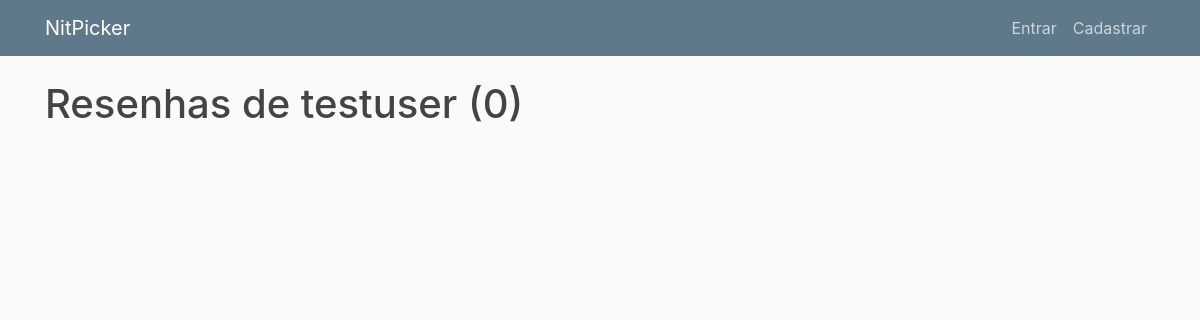
Page /user/testuser on the earlier database version.
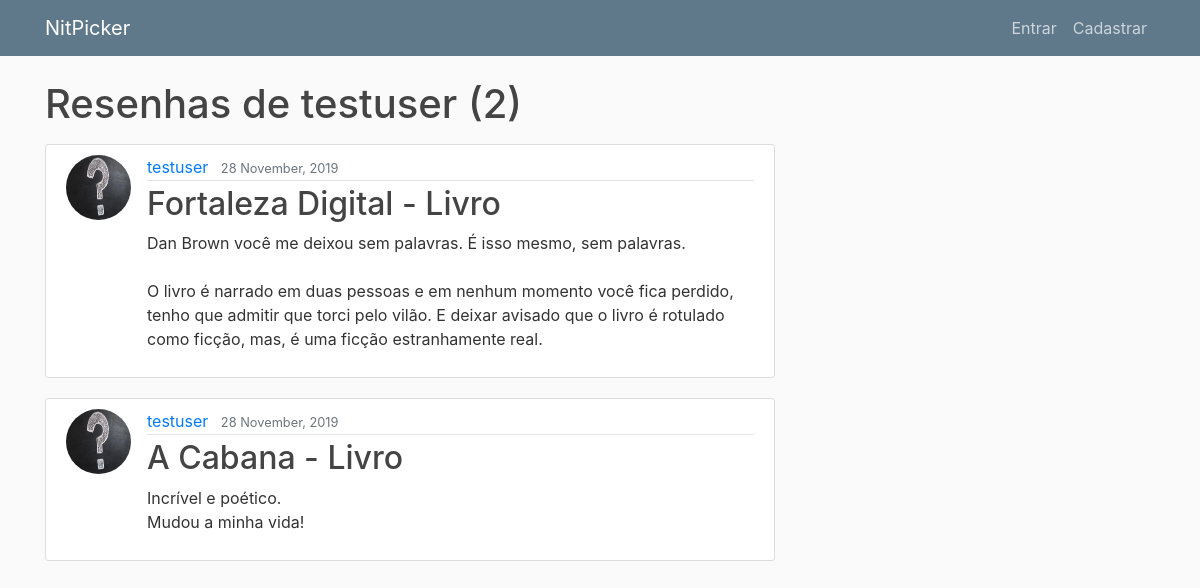
Same page on the later database version.
### blog/models.py (models this page shows, shortened)
class Post(models.Model):
    title = models.CharField(max_length=100)
    content = models.TextField()
    Midia = models.CharField(max_length=100)
    date_posted = models.DateTimeField(default=timezone.now)
    author = models.ForeignKey(User, on_delete=models.CASCADE)

### users/models.py (models this page shows, shortened)
class Profile(models.Model):
    user = models.OneToOneField(User, on_delete=models.CASCADE)
    image = models.ImageField(default='default.jpg', upload_to='profile_pics')

### blog/views.py (the view)
# urls.py: path('user/<str:username>', UserPostListView.as_view(), name='user-posts'),
class UserPostListView(ListView):
    model = Post
    template_name = 'blog/user_posts.html'  # <app>/<model>_<viewtype>.html
    context_object_name = 'posts'
    paginate_by = 5
    def get_queryset(self):
        user = get_object_or_404(User, username=self.kwargs.get('username'))
        return Post.objects.filter(author=user).order_by('-date_posted')

### blog/templates/blog/user_posts.html (shortened to what this page needs)
{% extends "blog/base.html" %}
{% block content %}
    <h1 class="mb-3">Resenhas de {{ view.kwargs.username }} ({{ page_obj.paginator.count }})</h1>
    {% for post in posts %}
        <article class="media content-section">
          <img class="rounded-circle article-img" src="{{ post.author.profile.image.url }}">
          <div class="media-body">
            <div class="article-metadata">
              <a class="mr-2" href="{% url 'user-posts' post.author.username %}">{{ post.author }}</a>
              <small class="text-muted">{{ post.date_posted|date:"d F, Y" }}</small>
            </div>
            <h2><a class="article-title" href="{% url 'post-detail' post.id %}">{{ post.title }} - {{post.Midia}}</a></h2>
            <p class="article-content">{{ post.content }}</p>
          </div>
        </article>
    {% endfor %}
{% endblock content %}

### blog/templates/blog/base.html (shortened to what this page needs)
{% load static %}
<!DOCTYPE html>
<html>
<head>
	<link rel="stylesheet" href="https://maxcdn.bootstrapcdn.com/bootstrap/4.0.0/css/bootstrap.min.css">
    <link rel="stylesheet" type="text/css" href="{% static 'blog/main.css' %}">
</head>
<body>
	<header class="site-header">
		<nav class="navbar navbar-expand-md navbar-dark bg-steel fixed-top">
			<div class="container">
				<a class="navbar-brand mr-4" href="/">NitPicker</a>
				<div class="collapse navbar-collapse" id="navbarToggle">
					<div class="navbar-nav">
						{% if user.is_authenticated %}
						<a class="nav-item nav-link" href="{% url 'logout' %}">Sair</a>
						{% else %}
						<a class="nav-item nav-link" href="{% url 'login' %}">Entrar</a>
						<a class="nav-item nav-link" href="{% url 'register' %}">Cadastrar</a>
						{% endif %}
					</div>
				</div>
			</div>
		</nav>
	</header>
	<main role="main" class="container">
		<div class="row">
			<div class="col-md-8">
				{% block content %}{% endblock %}
			</div>
		</div>
	</main>
</body>
</html>

### blog/static/blog/main.css (style rules this page uses)
body { background: #fafafa; color: #333333; margin-top: 5rem; }
h1, h2, h3, h4, h5, h6 { color: #444444; }
.bg-steel { background-color: #5f788a; }
.site-header .navbar-nav .nav-link { color: #cbd5db; }
.content-section { background: #ffffff; padding: 10px 20px; border: 1px solid #dddddd; border-radius: 3px; margin-bottom: 20px; }
.article-title { color: #444444; }
.article-content { white-space: pre-line; }
.article-img { height: 65px; width: 65px; margin-right: 16px; }
.article-metadata { padding-bottom: 1px; margin-bottom: 4px; border-bottom: 1px solid #e3e3e3 }

Differences in the rows shown:
added Post: author.profile.image (picture), author "testuser", date_posted "28 November, 2019", title "Fortaleza Digital", Midia "Livro", content "Dan Brown você me deixou sem palavras. É isso mesmo, sem palavras. O livro é narrado em duas pessoas e em nenhum momento você fica perdido, tenho que admitir que torci pelo vilão. E deixar avisado que o livro é rotulado como ficção, mas, é uma ficção estranhamente real."
added Post: author.profile.image (picture), author "testuser", date_posted "28 November, 2019", title "A Cabana", Midia "Livro", content "Incrível e poético. Mudou a minha vida!"
Other differences:
{{ page_obj.paginator.count }}: "0" → "2"
